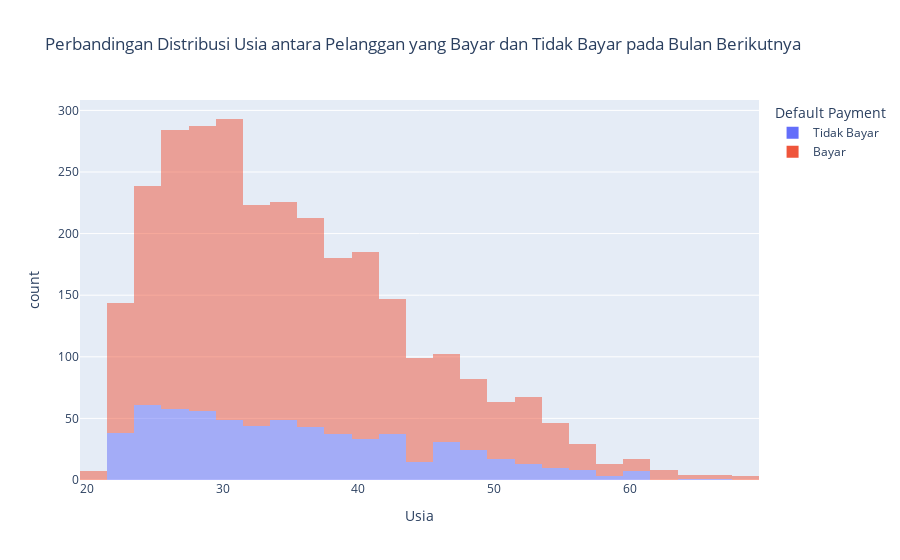

Notebook cell for this chart:
### Markdown cell above
#### **membandingkan distribusi usia antara pelanggan yang "Bayar" dan "Tidak Bayar" pada bulan berikutnya**

### Code cell
# Membuat histogram menggunakan Plotly Express dengan warna dan label
fig = px.histogram(data_frame=data_cleaned, x='age', color='default_payment_next_month', nbins=30,
                   labels={'age': 'Usia', 'default_payment_next_month': 'Default Payment'},
                   title='Perbandingan Distribusi Usia antara Pelanggan yang Bayar dan Tidak Bayar pada Bulan Berikutnya')

# Menyesuaikan skala warna
fig.update_traces(marker=dict(opacity=0.5), selector=dict(type='histogram'))
fig.update_layout(showlegend=True)

# Memperbarui label legenda
fig.for_each_trace(lambda t: t.update(name='Bayar' if t.name == '0' else 'Tidak Bayar'))

# Menampilkan histogram
fig.show()

### Figure 1 — Plotly figure (JSON) as saved in the notebook; plotly's stock layout.template omitted (floating-point values rounded to 4 significant figures; data arrays with more than 128 entries replaced by an {"elided": "..."} marker saying what was removed)
{"data": [{"alignmentgroup": "True", "bingroup": "x", "hovertemplate": "Default Payment=1<br>Usia=%{x}<br>count=%{y}<extra></extra>", "legendgroup": "1", "marker": {"color": "#636efa", "opacity": 0.5, "pattern": {"shape": ""}}, "name": "Tidak Bayar", "nbinsx": 30, "offsetgroup": "1", "orientation": "v", "showlegend": true, "type": "histogram", "x": {"elided": "635 int values"}, "xaxis": "x", "yaxis": "y"}, {"alignmentgroup": "True", "bingroup": "x", "hovertemplate": "Default Payment=0<br>Usia=%{x}<br>count=%{y}<extra></extra>", "legendgroup": "0", "marker": {"color": "#EF553B", "opacity": 0.5, "pattern": {"shape": ""}}, "name": "Bayar", "nbinsx": 30, "offsetgroup": "0", "orientation": "v", "showlegend": true, "type": "histogram", "x": {"elided": "2330 int values"}, "xaxis": "x", "yaxis": "y"}], "layout": {"barmode": "relative", "legend": {"title": {"text": "Default Payment"}, "tracegroupgap": 0}, "showlegend": true, "title": {"text": "Perbandingan Distribusi Usia antara Pelanggan yang Bayar dan Tidak Bayar pada Bulan Berikutnya"}, "xaxis": {"anchor": "y", "domain": [0, 1], "title": {"text": "Usia"}}, "yaxis": {"anchor": "x", "domain": [0, 1], "title": {"text": "count"}}}}
